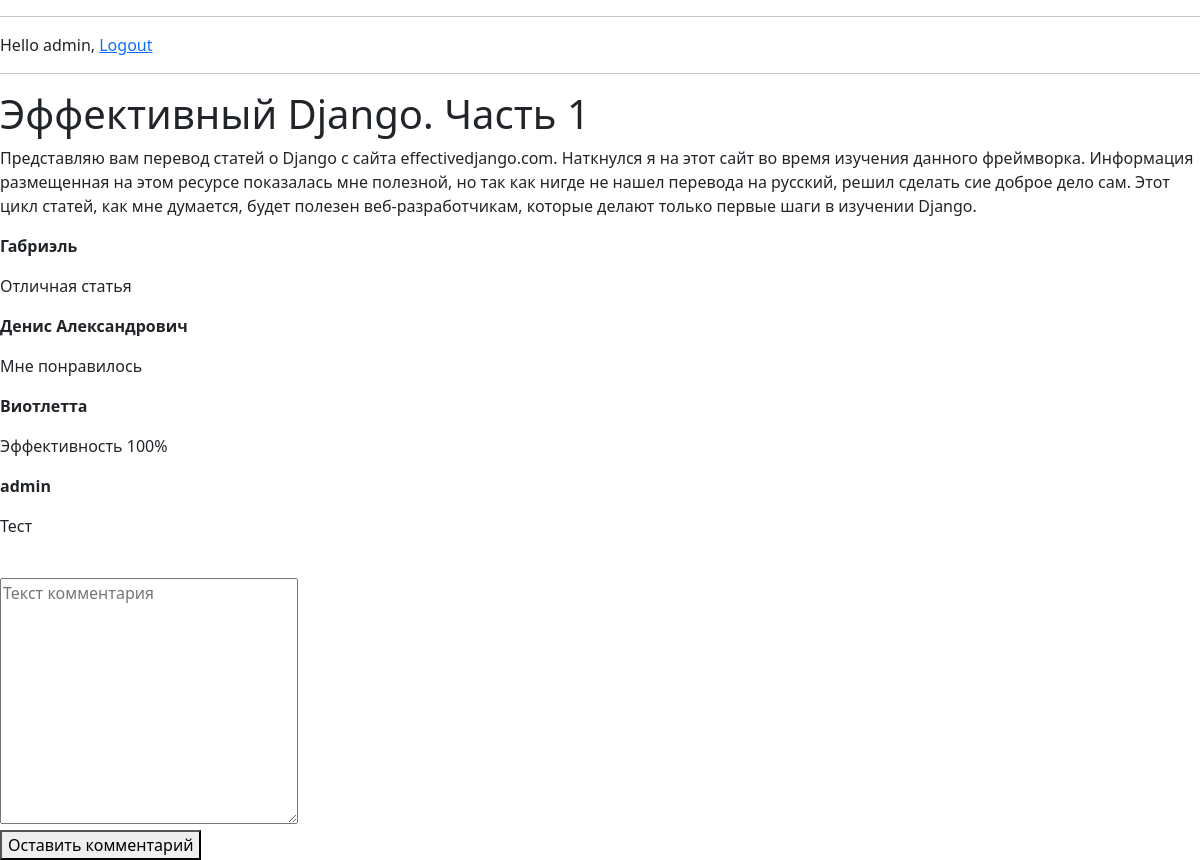
/accounts/1/ (signed in), run on the app's committed database.
### reviews/models.py (models this page shows)
class Review(models.Model):
    review_title = models.CharField('название статьи', max_length = 200)
    review_text = models.TextField('текст статьи')
    pub_date = models.DateTimeField('дата публикации')
    class Meta:
        verbose_name = 'Отзыв'
        verbose_name_plural = 'Отзывы'

class Comment(models.Model):
    review = models.ForeignKey(Review, on_delete = models.CASCADE)
    author_name = models.CharField('имя автора', max_length = 50)
    comment_text = models.CharField('текст комментария', max_length = 200)
    class Meta:
        verbose_name = 'Комментарий'
        verbose_name_plural = 'Комментарии'

### reviews/views.py (the view)
# urls.py: path('<int:review_id>/', views.detail, name = 'detail'),
def detail(request, review_id):
    try:
        a = Review.objects.get(id = review_id)
        comment_list = a.comment_set.order_by('id')[:10]
    except:
        raise Http404('Отзыв не найден')
    return render(request, 'reviews/detail.html', {'review': a, 'comment_list': comment_list})

### Site_reviews/templates/reviews/detail.html (shortened to what this page needs)
{% extends 'base.html' %}
{% block content %}
    <h1>{{review.review_title}}</h1>
    <p>{{review.review_text}}</p>
    {% if request.user.is_authenticated %}
        {% if comment_list %}
            {% for elem in comment_list %}
            <p>
                <strong>{{elem.author_name}}</strong>
                <p>{{elem.comment_text}}</p>
            </p>
            {% endfor %}
        {% else %}
            Комментарии не найдены. Станьте первым.
        {% endif %}
        <form action="{% url 'reviews:leave_comment' review.id %}" method = "POST">
        <input type="hidden" required placeholder = "Ваше имя" name="name" value = {{ request.user.username }}><br>
        <textarea name="text" required="" placeholder="Текст комментария" cols="30" rows="10"></textarea><br>
        <button type="submit">Оставить комментарий</button>
        </form>
    {% else %}
        Чтобы читать и оставлять комментарии необходимо войти в аккаунт
    {% endif %}
{% endblock %}

### Site_reviews/templates/base.html (shortened to what this page needs)
{% load static %}
<!DOCTYPE html>
<html lang="en">
<head>
    <link href="{% static "CSS/css.css" %}" rel="stylesheet" type="text/css">
    <link href="https://cdn.jsdelivr.net/npm/bootstrap@5.1.3/dist/css/bootstrap.min.css" rel="stylesheet">
</head>
<body>
    <div class = "menu">
        <hr>
        <div id="header">
        {% if request.user.is_authenticated %}
            Hello {{ request.user.username }},
            <a href="{% url "logout" %}">Logout</a>
        {% else %}
            <a href="{% url "login" %}">Log-in</a>
        {% endif %}
        <hr>
    </div>
    {% block content %}{% endblock %}
</body>
</html>

### data on the page
Review: review_title "Эффективный Django. Часть 1", review_text "Представляю вам перевод статей о Django с сайта effectivedjango.com. Наткнулся я на этот сайт во время изучения данного фреймворка. Информация размещенная на этом ресурсе показалась мне полезной, но так как нигде не нашел перевода на русский, решил сделать сие доброе дело сам. Этот цикл статей, как мне думается, будет полезен веб-разработчикам, которые делают только первые шаги в изучении Django."
Comment: author_name "Габриэль", comment_text "Отличная статья"
Comment: author_name "Денис Александрович", comment_text "Мне понравилось"
Comment: author_name "Виотлетта", comment_text "Эффективность 100%"
Comment: author_name "admin", comment_text "Тест"

### other printed values
{{ request.user.username }} "admin"
